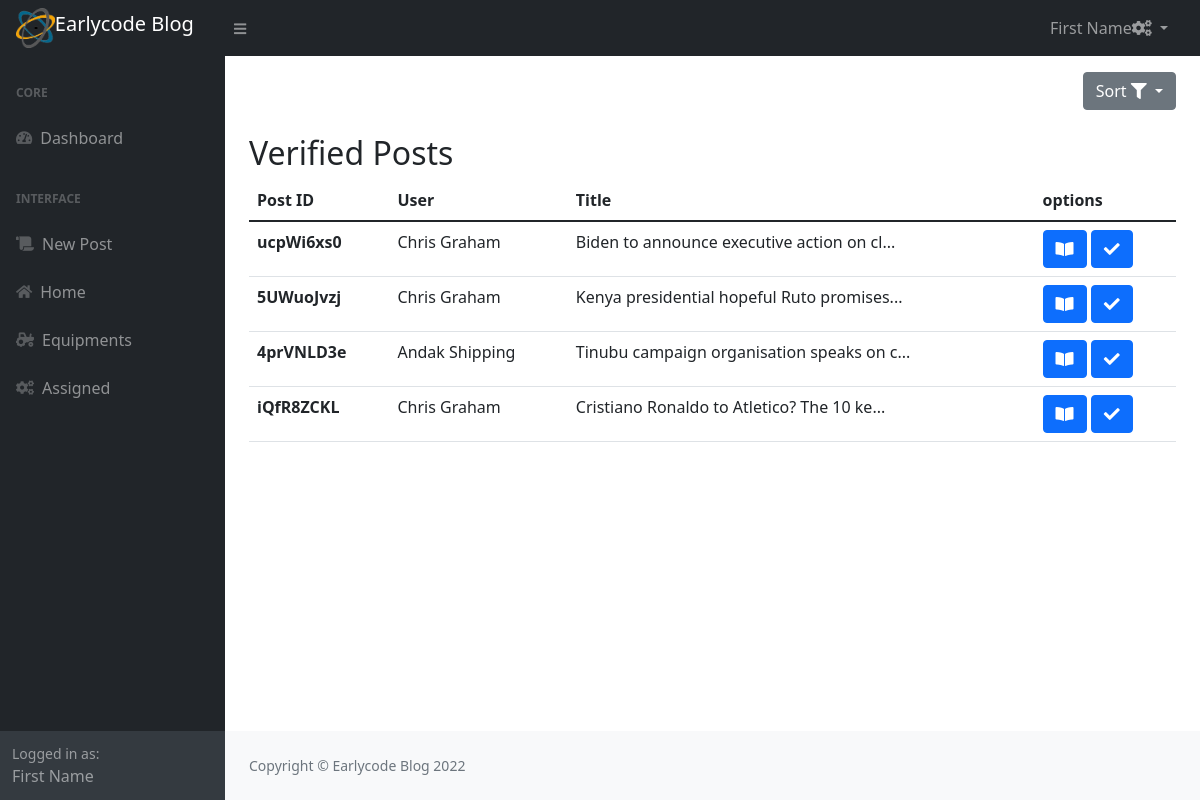
Screenshot of /secure/dashboard?q=1 (signed in) with the database file from the repository.
### tables this page shows
CREATE TABLE `tbl_posts` (
  `id` int(11) NOT NULL,
  `post_id` varchar(30) NOT NULL,
  `userid` varchar(20) NOT NULL,
  `title` varchar(400) NOT NULL,
  `main_img` varchar(50) NOT NULL,
  `post_article` varchar(5000) NOT NULL,
  `post_status` varchar(10) NOT NULL,
  `date_created` timestamp NOT NULL DEFAULT current_timestamp() ON UPDATE current_timestamp()
);

CREATE TABLE `users` (
  `id` int(11) NOT NULL,
  `full_name` varchar(300) NOT NULL,
  `email` varchar(300) NOT NULL,
  `phone` varchar(20) NOT NULL,
  `gender` varchar(15) NOT NULL,
  `dob` varchar(30) NOT NULL,
  `country` varchar(100) NOT NULL,
  `user_password` varchar(300) NOT NULL,
  `prof_pic` varchar(100) NOT NULL,
  `user_role` varchar(30) NOT NULL,
  `password_reset` varchar(10) NOT NULL,
  `date_created` date NOT NULL
);

### secure/dashboard.php (the view, shortened to what this page needs)
<?php
require_once "../assets/app/db_con.php";
require_once "../assets/modules/sessions.php";
if (isset($_GET['q'])) {
    $filter = $_GET['q'];
    switch ($filter) {
        case '1':
            $name = "Verified";
            break;
    }
}else{
    $name = "Unverified";
}
?>
<!DOCTYPE html>
<html lang="en">
<head>
    <link href="../assets/css/styles.css" rel="stylesheet" />
    <link rel="stylesheet" href="../assets/fontawsome/css/all.css">
    <link rel="stylesheet" href="../assets/css/animate.css">
</head>
<body class="sb-nav-fixed">
    <div id="layoutSidenav">
        <?php require "../assets/modules/dashnav.php"; ?>
        <div id="layoutSidenav_content">
            <main>
                <div class="container-fluid px-4">
                    <div class="my-3 text-end">
                    <div class="dropdown">
                    <button class="btn btn-secondary dropdown-toggle" type="button" data-bs-toggle="dropdown" aria-expanded="false">
                        Sort <i class="fa fa-filter"></i>
                    </button>
                    </div>
                    </div>
                    <h2 class="mt-4"><?php echo $name; ?> Posts</h2>
                    <div class="table-responsive">
                        <table class="table">
                            <thead>
                                <tr>
                                    <th scope="col">Post ID</th>
                                    <th scope="col">User</th>
                                    <th scope="col">Title</th>
                                    <th scope="col">options</th>
                                </tr>
                            </thead>
                            <tbody>
                                <?php
                                if (isset($_GET['q'])) {
                                    $filter = $_GET['q'];
                                    $sql = "SELECT * FROM tbl_posts WHERE post_status = '$filter'";
                                }else{
                                    $name = "Unverified";
                                    $sql = "SELECT * FROM tbl_posts WHERE post_status = '0'";
                                }
                                $query = mysqli_query($connectDB, $sql);
                                while ($row = mysqli_fetch_assoc($query)) {
                                ?>
                                    <tr>
                                        <th scope="row"><?php echo $row['post_id']; ?></th>
                                        <td>
                                            <?php
                                            $user = $row['userid'];
                                            $uql = "SELECT full_name FROM users WHERE id = '$user'";
                                            $getName = mysqli_query($connectDB, $uql);
                                            $user = mysqli_fetch_assoc($getName);
                                            echo ucwords($user['full_name']);
                                            ?>
                                        </td>
                                        <td>
                                            <?php echo substr($row['title'], 0, 40) . "..."; ?>
                                        </td>
                                        <td>
                                            <a href="read?q=<?php echo $row['post_id']; ?>&author=<?php echo ucwords($user['full_name']); ?>&date=<?php echo $row['date_created']; ?>" class="btn btn-primary">
                                                <i class="fa fa-book-open"></i>
                                            </a>
                                            <button type="button" class="btn btn-primary" data-bs-toggle="modal" data-bs-target="#postModal<?php echo $row['id']; ?>">
                                                <i class="fa fa-check"></i>
                                            </button>
                                        </td>
                                    </tr>
                                <?php } ?>
                            </tbody>
                        </table>
                    </div>
                </div>
            </main>
            <?php require "../assets/modules/dashfoot.php"; ?>
        </div>
    </div>
</body>
</html>

### rows the page displays
tbl_posts: post "ucpWi6xs0", userid.full_name "Chris Graham", title "Biden to announce executive action on cl"
tbl_posts: post "5UWuoJvzj", userid.full_name "Chris Graham", title "Kenya presidential hopeful Ruto promises"
tbl_posts: post "4prVNLD3e", userid.full_name "Andak Shipping", title "Tinubu campaign organisation speaks on c"
tbl_posts: post "iQfR8ZCKL", userid.full_name "Chris Graham", title "Cristiano Ronaldo to Atletico? The 10 ke"

### other values shown
$name "Verified"
